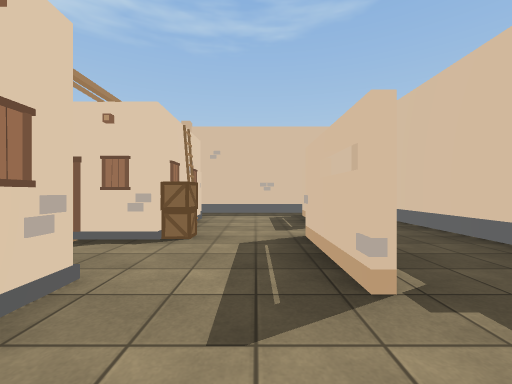
[1] (above)

17 first-person views from a walk through a Unity game level. The camera is 1.2 m above the floor, looks level and sees 90° across. The floor is counted in squares, 2 m on a side. Each view is taken from the middle of a square. On the plan, view 1 faces up. The plan holds only what a view shows up to about 9 squares ahead; the rest is blank. The place goes on beyond the plan. Some surface patterns are stand-ins.

[2]
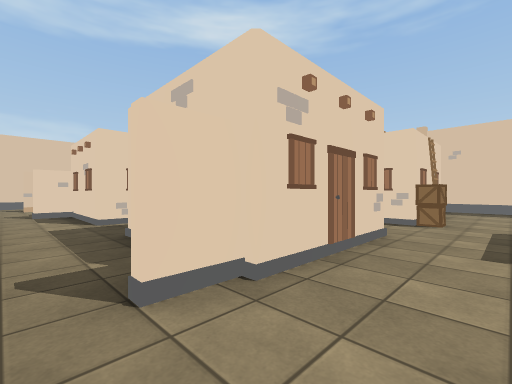

[3]
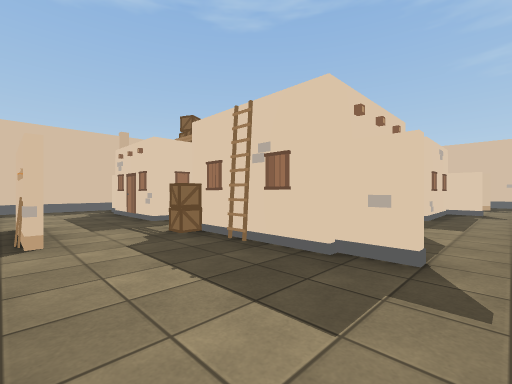

[4]
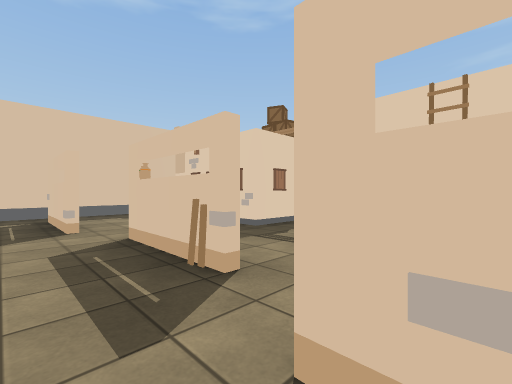

[5]
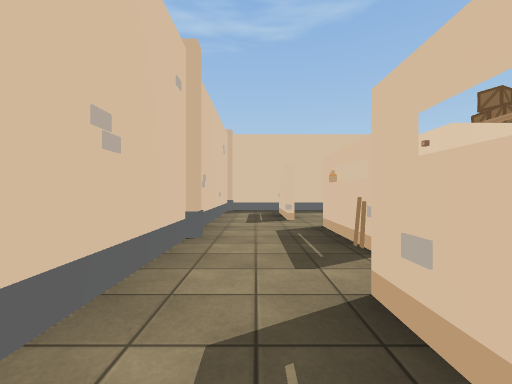

[6]
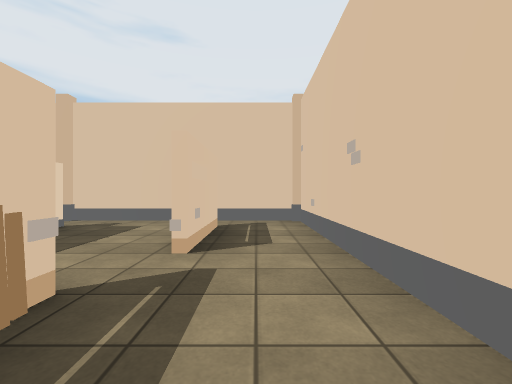

[7]
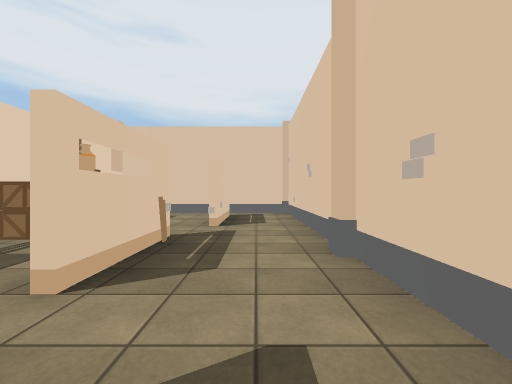

[8]
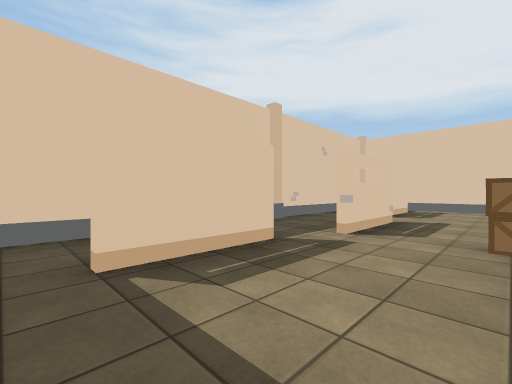

[9]
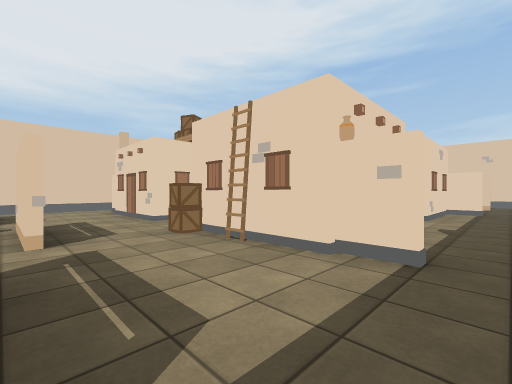

[10]
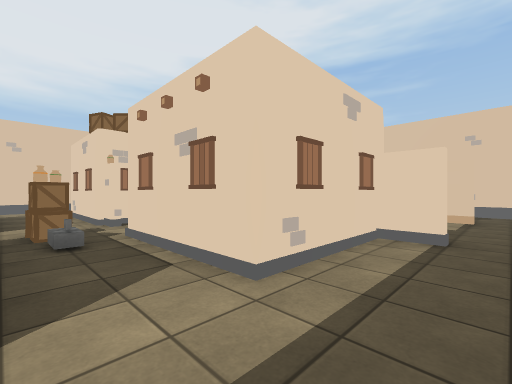

[11]
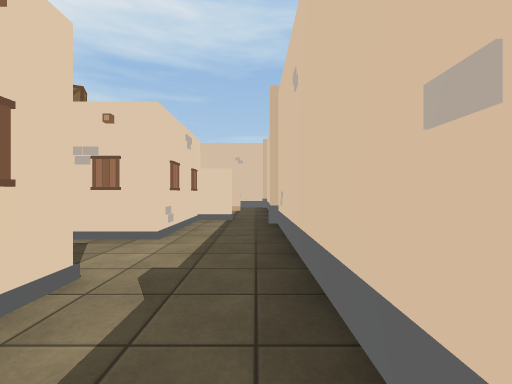

[12]
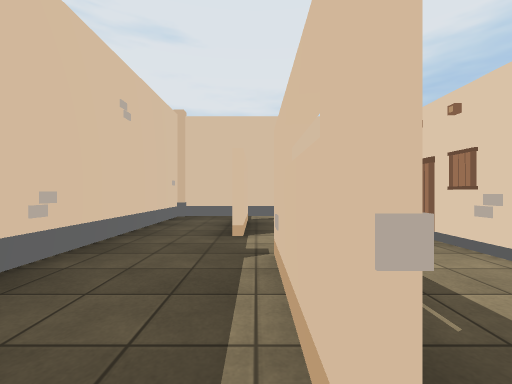

[13]
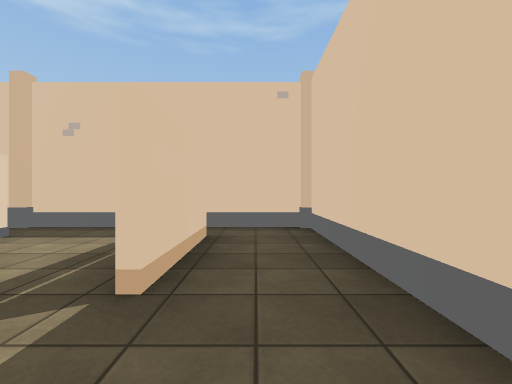

[14]
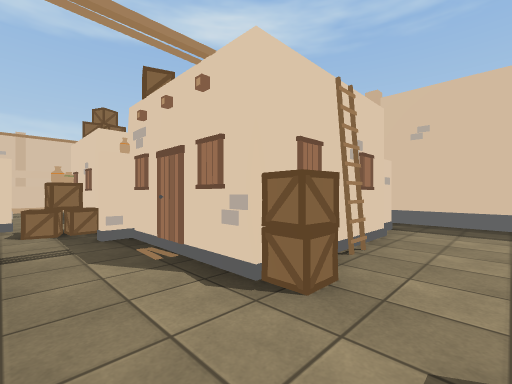

[15]
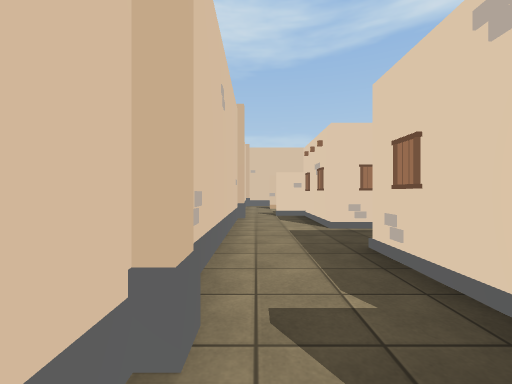

[16]
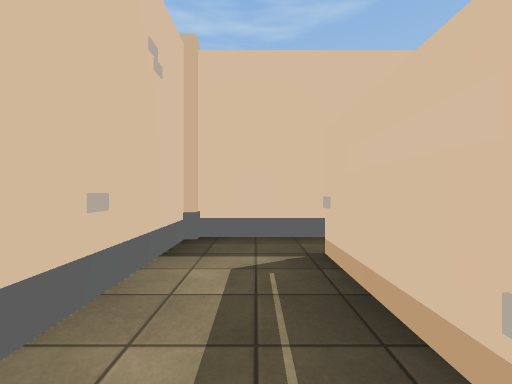

[17]
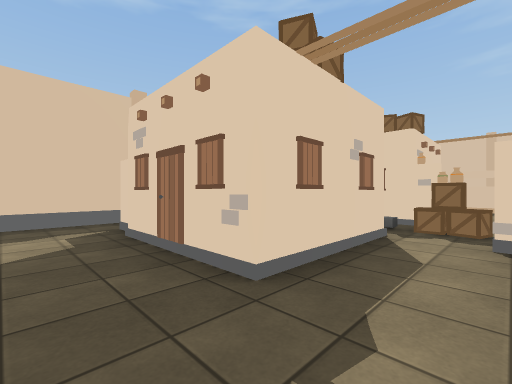

### Floor plan
Key: @ floor where view 1 was taken; # wall or solid block; . floor; / step, stairs or slope; O other object.
Columns run from 12 left of view 1 to 3 right of it. Each row starts with its distance up from view 1.
  8 ################
  7 #..............#
  6 O.O.#.O///#..#.#
  5 O.O.#  //  ..#.#
  4 O.../  /#  #...#
  3 O.O.///OO.OO.O.#
  2 #.O.O/#OO//O.O.#
  1 #.O.#  //  /...#
  0 #.O.#  O/  /@#.#
 -1 #.#.O////O#/.#.#
 -2 #........O.....#
 -3 ################

Where each view was taken, in squares from view 1:
view 1: 0 up, 0 right, facing up
view 2: 2 down, 0 right, facing up-left
view 3: 2 down, 10 left, facing up-right
view 4: 0 up, 11 left, facing up-right
view 5: 1 down, 11 left, facing up
view 6: 3 up, 11 left, facing down
view 7: 5 up, 11 left, facing down
view 8: 7 up, 1 left, facing down-right
view 9: 7 up, 1 right, facing down-left
view 10: 7 up, 4 left, facing down-left
view 11: 7 up, 2 left, facing left
view 12: 4 up, 1 right, facing down
view 13: 3 up, 2 right, facing up
view 14: 2 up, 0 right, facing up-left
view 15: 2 down, 1 left, facing left
view 16: 4 up, 11 left, facing up
view 17: 2 up, 9 left, facing up-right
